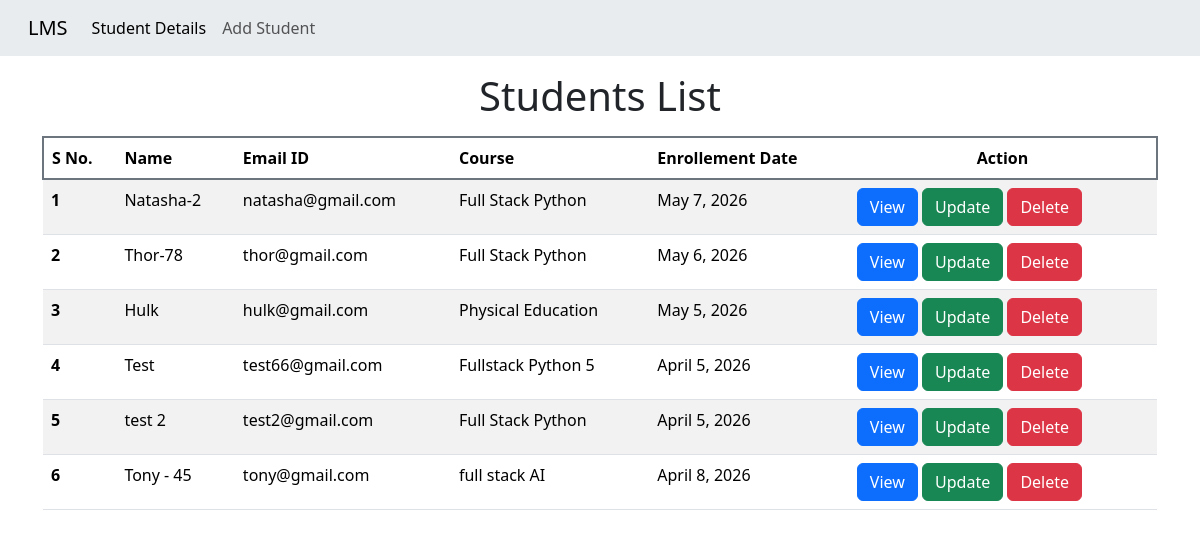
The app's page /, older data.
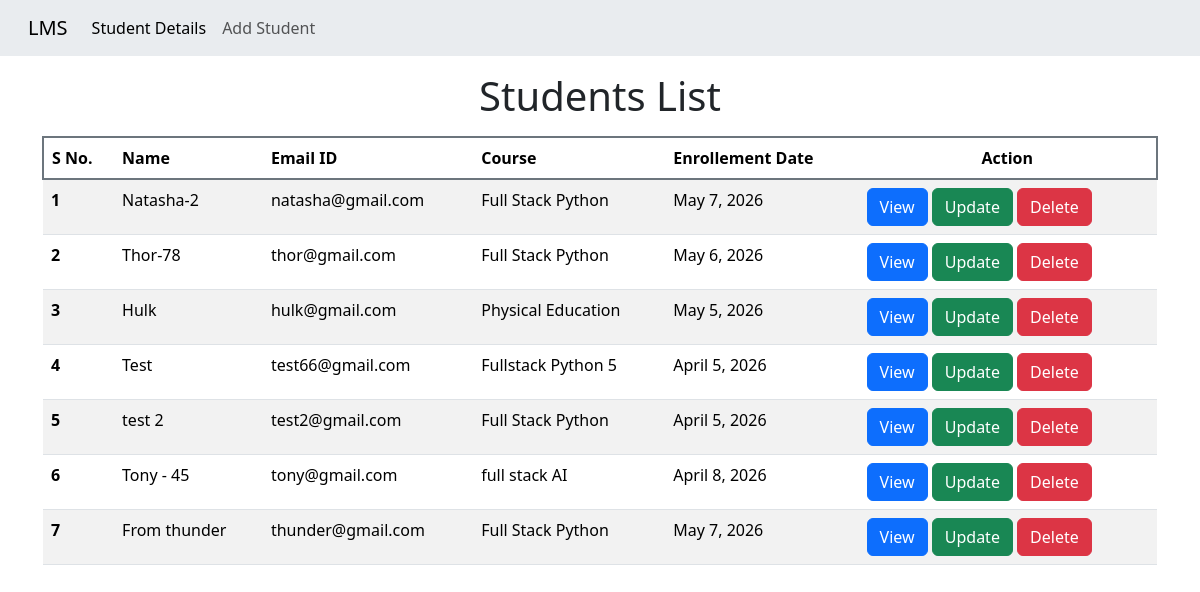
The same page, newer data.
### student_CRUD/models.py (models this page shows, shortened)
class StudentDetail(models.Model) :
        student_name = models.CharField(max_length=100)
        email = models.EmailField(max_length=50 , unique=True)
        course = models.CharField(max_length=75)
        enrollment_date = models.DateField()

### student_CRUD/views.py (the view)
# urls.py: path("", views.homepage, name="homepage"),
def homepage(request) :
        students_list = StudentDetail.objects.all()
        context  = {
                "students" : students_list
        }
        return render(request, "homepage.html" , context)

### student_CRUD/templates/homepage.html
{% extends "master.html" %} {% block title %} Student list {% endblock title %} {% block content %}
<h1 class="text-center mt-3 mb-3">Students List</h1>
<div class="container">
  <table class="table table-striped">
    <thead class="border border-secondary border-2 rounded">
      <tr>
        <th scope="col">S No.</th>
        <th scope="col">Name</th>
        <th scope="col">Email ID</th>
        <th scope="col">Course</th>
        <th scope="col">Enrollement Date</th>
        <th scope="col" class="text-center">Action</th>
      </tr>
    </thead>
    <tbody>
      {% for student in students %}
      <tr>
        <th scope="row">{{student.id}}</th>
        <td>{{student.student_name}}</td>
        <td>{{student.email}}</td>
        <td>{{student.course}}</td>
        <td>{{student.enrollment_date}}</td>
        <td>
          <a href=" {% url 'details' student.id %} " class="btn btn-primary" tabindex="-1" role="button">View</a>
          <a href="#" class="btn btn-success" tabindex="-1" role="button">Update</a>
          <a href="#" class="btn btn-danger" tabindex="-1" role="button">Delete</a>
        </td>
      </tr>
      {% endfor %}
    </tbody>
  </table>
</div>
{% endblock content %}

### student_CRUD/templates/master.html (shortened to what this page needs)
<!doctype html>
<html lang="en">
  <head>
    <link
      href="https://cdn.jsdelivr.net/npm/bootstrap@5.3.8/dist/css/bootstrap.min.css"
      rel="stylesheet"
    />
  </head>
  <body>
    <header>
      <nav class="navbar navbar-expand-lg bg-body-secondary ps-3">
        <div class="container-fluid">
          <a class="navbar-brand" href=" {% url 'homepage' %} ">LMS</a>
          <div class="collapse navbar-collapse" id="navbarNav">
            <ul class="navbar-nav">
              <li class="nav-item">
                <a class="nav-link active" aria-current="page" href=" {% url 'homepage' %} ">Student Details</a>
              </li>
              <li class="nav-item">
                <a class="nav-link" href=" {% url 'add-student' %} ">Add Student</a>
              </li>
            </ul>
          </div>
        </div>
      </nav>
    </header>
    <main>{% block content %}{% endblock content %}</main>
  </body>
</html>

Row changes from the older to the newer data that the page shows:
added StudentDetail: id "7", student_name "From thunder", email "thunder@gmail.com", course "Full Stack Python", enrollment_date "May 7, 2026"
